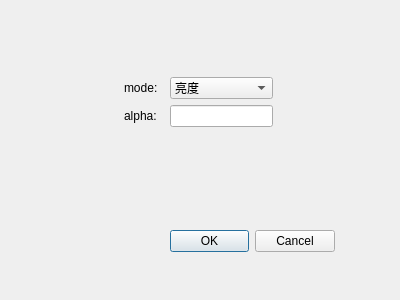
<?xml version="1.0" encoding="UTF-8"?>
<ui version="4.0">
 <class>Dialog</class>
 <widget class="QDialog" name="Dialog">
  <property name="geometry">
   <rect>
    <x>0</x>
    <y>0</y>
    <width>400</width>
    <height>300</height>
   </rect>
  </property>
  <property name="windowTitle">
   <string>Dialog</string>
  </property>
  <widget class="QWidget" name="formLayoutWidget">
   <property name="geometry">
    <rect>
     <x>110</x>
     <y>60</y>
     <width>181</width>
     <height>91</height>
    </rect>
   </property>
   <layout class="QFormLayout" name="formLayout">
    <property name="sizeConstraint">
     <enum>QLayout::SetDefaultConstraint</enum>
    </property>
    <property name="leftMargin">
     <number>14</number>
    </property>
    <property name="topMargin">
     <number>17</number>
    </property>
    <property name="rightMargin">
     <number>18</number>
    </property>
    <item row="0" column="0">
     <widget class="QLabel" name="label">
      <property name="text">
       <string>mode: </string>
      </property>
     </widget>
    </item>
    <item row="0" column="1">
     <widget class="QComboBox" name="enhanceMethodBox">
      <item>
       <property name="text">
        <string>亮度</string>
       </property>
      </item>
      <item>
       <property name="text">
        <string>对比度</string>
       </property>
      </item>
      <item>
       <property name="text">
        <string>色彩</string>
       </property>
      </item>
      <item>
       <property name="text">
        <string>锐度</string>
       </property>
      </item>
     </widget>
    </item>
    <item row="1" column="0">
     <widget class="QLabel" name="label_2">
      <property name="text">
       <string>alpha:  </string>
      </property>
     </widget>
    </item>
    <item row="1" column="1">
     <widget class="QLineEdit" name="enhanceAlpha"/>
    </item>
   </layout>
  </widget>
  <widget class="QDialogButtonBox" name="buttonBox">
   <property name="geometry">
    <rect>
     <x>170</x>
     <y>230</y>
     <width>165</width>
     <height>23</height>
    </rect>
   </property>
   <property name="orientation">
    <enum>Qt::Horizontal</enum>
   </property>
   <property name="standardButtons">
    <set>QDialogButtonBox::Cancel|QDialogButtonBox::Ok</set>
   </property>
  </widget>
 </widget>
 <resources/>
 <connections>
  <connection>
   <sender>buttonBox</sender>
   <signal>accepted()</signal>
   <receiver>Dialog</receiver>
   <slot>accept()</slot>
   <hints>
    <hint type="sourcelabel">
     <x>248</x>
     <y>254</y>
    </hint>
    <hint type="destinationlabel">
     <x>157</x>
     <y>274</y>
    </hint>
   </hints>
  </connection>
  <connection>
   <sender>buttonBox</sender>
   <signal>rejected()</signal>
   <receiver>Dialog</receiver>
   <slot>reject()</slot>
   <hints>
    <hint type="sourcelabel">
     <x>316</x>
     <y>260</y>
    </hint>
    <hint type="destinationlabel">
     <x>286</x>
     <y>274</y>
    </hint>
   </hints>
  </connection>
 </connections>
</ui>
